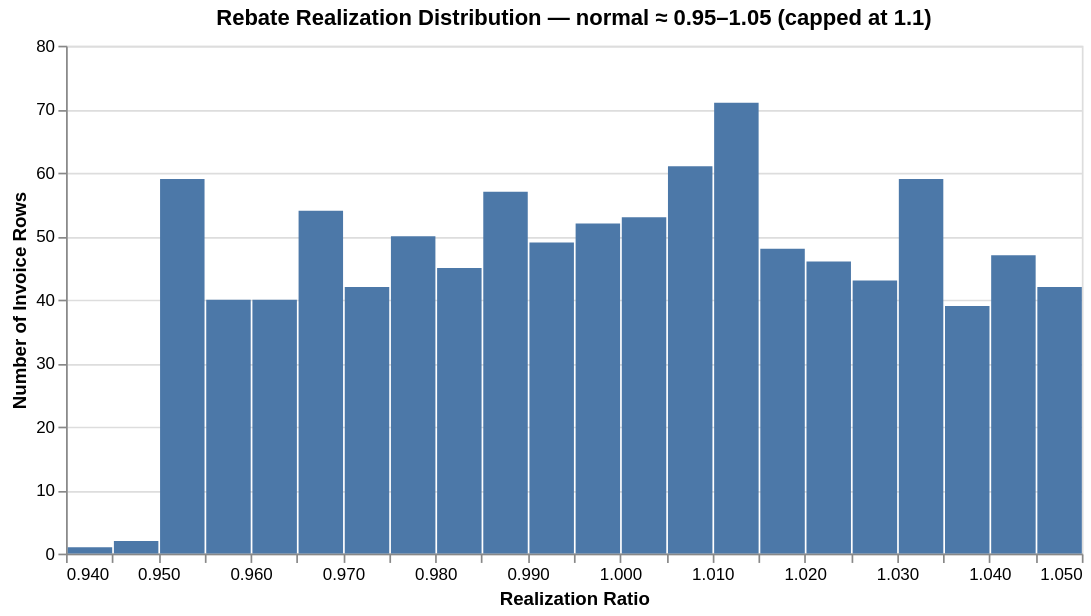

Source (notebook cell):
### Markdown cell above
## 10. Invoices: Rebate Realization Ratio

**Rebate realization** = `actual_rebate / expected_rebate`

In a healthy invoice, noise is small (±5%). Values far from 1.0 signal potential leakage:
- `< 0.90`: manufacturer significantly underpaid
- `= 0.00`: rebate completely missing (non-payment or missing invoice)
- `> 1.05`: overpayment (rare; could be error or retroactive adjustment)

### Code cell
# Only rows where expected_rebate is positive
inv_nonzero = invoices.filter(pl.col("expected_rebate") > 0)

realization = inv_nonzero.with_columns(
    (pl.col("actual_rebate") / pl.col("expected_rebate")).alias("realization")
)

print(f"Rows with expected_rebate > 0 : {len(inv_nonzero):,}")
print()
print("Realization distribution:")
print(realization["realization"].describe())

# Clamp to [0, 1.1] for visualization clarity
hist_data = realization.with_columns(
    pl.col("realization").clip(0.0, 1.1)
).to_pandas()

chart = (
    alt.Chart(hist_data.sample(1000))
    .mark_bar()
    .encode(
        x=alt.X("realization:Q", bin=alt.Bin(maxbins=50), title="Realization Ratio"),
        y=alt.Y("count():Q", title="Number of Invoice Rows"),
        tooltip=["count()"],
    )
    .properties(
        title="Rebate Realization Distribution — normal ≈ 0.95–1.05 (capped at 1.1)",
        width=600, height=300,
    )
)
chart

### Figure 1 — Vega-Lite specification as saved in the notebook (floating-point values rounded to 4 significant figures; data arrays with more than 128 entries replaced by an {"elided": "..."} marker saying what was removed)
{"config": {"view": {"continuousWidth": 300, "continuousHeight": 300}}, "data": {"name": "data-953a1dad9bc47f82e907ec2e3fe65963"}, "mark": {"type": "bar"}, "encoding": {"tooltip": [{"aggregate": "count", "type": "quantitative"}], "x": {"bin": {"maxbins": 50}, "field": "realization", "title": "Realization Ratio", "type": "quantitative"}, "y": {"aggregate": "count", "title": "Number of Invoice Rows", "type": "quantitative"}}, "height": 300, "title": "Rebate Realization Distribution — normal ≈ 0.95–1.05 (capped at 1.1)", "width": 600, "$schema": "https://vega.github.io/schema/vega-lite/v6.4.1.json", "datasets": {"data-953a1dad9bc47f82e907ec2e3fe65963": {"elided": "1000 records"}}}
